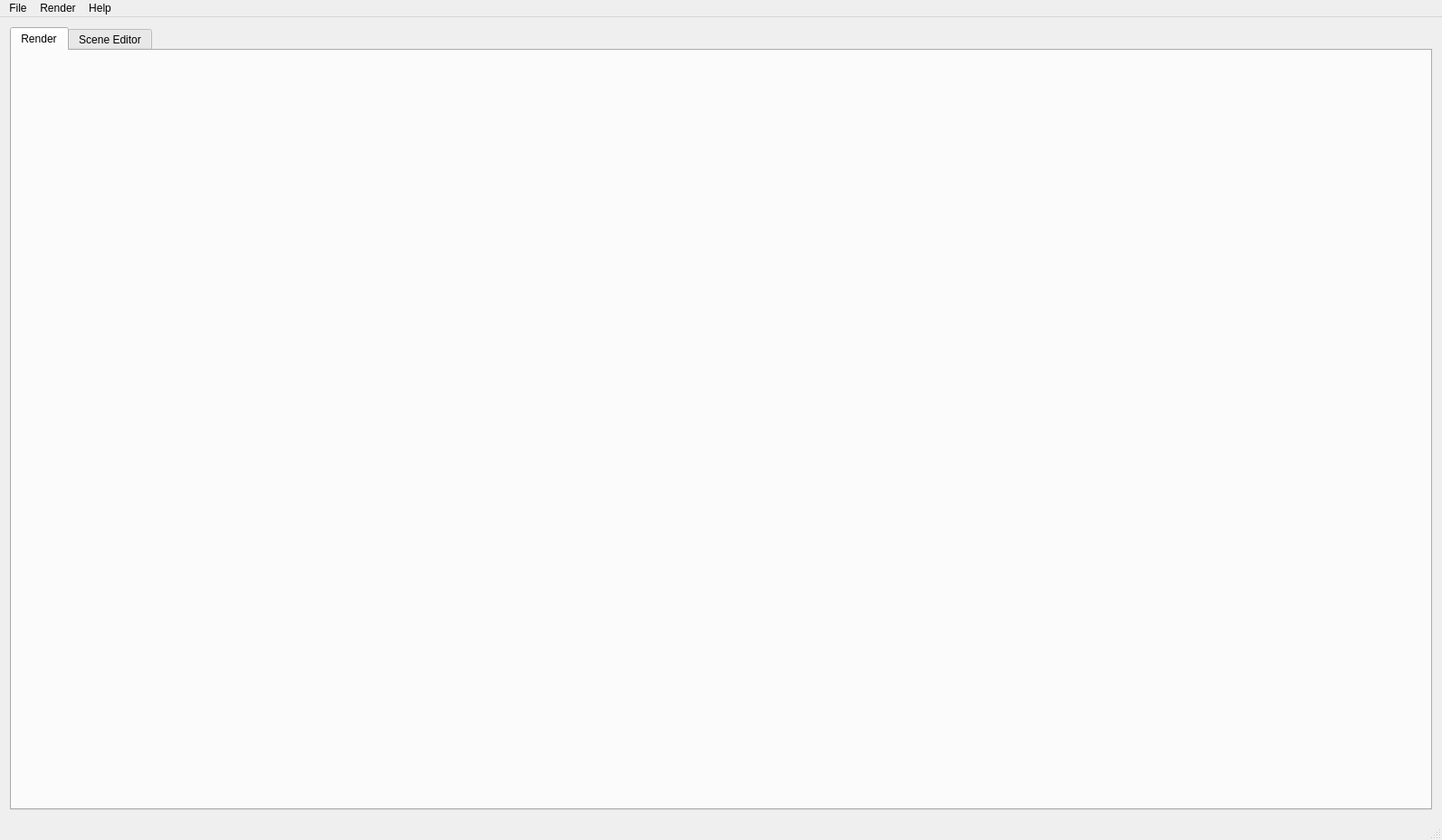
<?xml version="1.0" encoding="UTF-8"?>
<ui version="4.0">
 <class>BMainWindowClass</class>
 <widget class="QMainWindow" name="BMainWindowClass">
  <property name="geometry">
   <rect>
    <x>0</x>
    <y>0</y>
    <width>1593</width>
    <height>928</height>
   </rect>
  </property>
  <property name="palette">
   <palette>
    <active>
     <colorrole role="Text">
      <brush brushstyle="SolidPattern">
       <color alpha="255">
        <red>244</red>
        <green>244</green>
        <blue>244</blue>
       </color>
      </brush>
     </colorrole>
    </active>
    <inactive>
     <colorrole role="Text">
      <brush brushstyle="SolidPattern">
       <color alpha="255">
        <red>244</red>
        <green>244</green>
        <blue>244</blue>
       </color>
      </brush>
     </colorrole>
    </inactive>
    <disabled>
     <colorrole role="Text">
      <brush brushstyle="SolidPattern">
       <color alpha="255">
        <red>120</red>
        <green>120</green>
        <blue>120</blue>
       </color>
      </brush>
     </colorrole>
    </disabled>
   </palette>
  </property>
  <property name="windowTitle">
   <string>Beauty Renderer</string>
  </property>
  <widget class="QWidget" name="centralWidget">
   <layout class="QGridLayout" name="gridLayout">
    <item row="0" column="0">
     <widget class="QTabWidget" name="tabWidget">
      <property name="currentIndex">
       <number>0</number>
      </property>
      <widget class="QWidget" name="tab_render">
       <attribute name="title">
        <string>Render</string>
       </attribute>
       <layout class="QGridLayout" name="gridLayout_3">
        <item row="0" column="0">
         <widget class="BRenderWidget" name="renderWidget" native="true"/>
        </item>
       </layout>
      </widget>
      <widget class="QWidget" name="tab_scene">
       <attribute name="title">
        <string>Scene Editor</string>
       </attribute>
       <layout class="QGridLayout" name="gridLayout_2">
        <item row="0" column="0">
         <widget class="BSceneEditorWidget" name="sceneEditor" native="true"/>
        </item>
       </layout>
      </widget>
     </widget>
    </item>
   </layout>
  </widget>
  <widget class="QStatusBar" name="statusBar"/>
  <widget class="QMenuBar" name="menuBar">
   <property name="geometry">
    <rect>
     <x>0</x>
     <y>0</y>
     <width>1593</width>
     <height>36</height>
    </rect>
   </property>
   <widget class="QMenu" name="menuFile">
    <property name="title">
     <string>File</string>
    </property>
    <addaction name="actionNew_Scene"/>
    <addaction name="actionOpen_Scene"/>
    <addaction name="actionSave_Scene"/>
    <addaction name="actionSave_Scene_As"/>
    <addaction name="separator"/>
    <addaction name="actionExit"/>
   </widget>
   <widget class="QMenu" name="menuRenderer_2">
    <property name="title">
     <string>Render</string>
    </property>
    <addaction name="actionPreview"/>
    <addaction name="actionRender"/>
    <addaction name="separator"/>
    <addaction name="actionLoad_Settings"/>
    <addaction name="actionSave_Settings"/>
    <addaction name="actionSave_Settings_As"/>
   </widget>
   <widget class="QMenu" name="menuHelp">
    <property name="title">
     <string>Help</string>
    </property>
    <addaction name="actionAbout"/>
   </widget>
   <addaction name="menuFile"/>
   <addaction name="menuRenderer_2"/>
   <addaction name="menuHelp"/>
  </widget>
  <action name="actionNew_Scene">
   <property name="text">
    <string>New Scene</string>
   </property>
   <property name="shortcut">
    <string>Ctrl+N</string>
   </property>
  </action>
  <action name="actionOpen_Scene">
   <property name="text">
    <string>Open Scene</string>
   </property>
   <property name="shortcut">
    <string>Ctrl+O</string>
   </property>
  </action>
  <action name="actionSave_Scene">
   <property name="text">
    <string>Save Scene</string>
   </property>
   <property name="shortcut">
    <string>Ctrl+S</string>
   </property>
  </action>
  <action name="actionExit">
   <property name="text">
    <string>Quit</string>
   </property>
   <property name="shortcut">
    <string>Ctrl+Q</string>
   </property>
  </action>
  <action name="actionPreview">
   <property name="text">
    <string>Preview</string>
   </property>
  </action>
  <action name="actionAbout">
   <property name="text">
    <string>About</string>
   </property>
  </action>
  <action name="actionRender">
   <property name="text">
    <string>Render</string>
   </property>
  </action>
  <action name="actionLoad_Settings">
   <property name="text">
    <string>Load Settings</string>
   </property>
  </action>
  <action name="actionSave_Settings">
   <property name="text">
    <string>Save Settings</string>
   </property>
  </action>
  <action name="actionNew_Settings">
   <property name="text">
    <string>New Settings</string>
   </property>
  </action>
  <action name="actionSave_Scene_As">
   <property name="text">
    <string>Save Scene As</string>
   </property>
   <property name="shortcut">
    <string notr="true">Ctrl+Shift+S</string>
   </property>
  </action>
  <action name="actionSave_Settings_As">
   <property name="text">
    <string>Save Settings As</string>
   </property>
  </action>
 </widget>
 <layoutdefault spacing="6" margin="11"/>
 <customwidgets>
  <customwidget>
   <class>BSceneEditorWidget</class>
   <extends>QWidget</extends>
   <header>BSceneEditorWidget.h</header>
   <container>1</container>
  </customwidget>
  <customwidget>
   <class>BRenderWidget</class>
   <extends>QWidget</extends>
   <header location="global">BRenderWidget.h</header>
   <container>1</container>
  </customwidget>
 </customwidgets>
 <resources>
  <include location="../Resources/BMainWindow.qrc"/>
 </resources>
 <connections/>
</ui>
